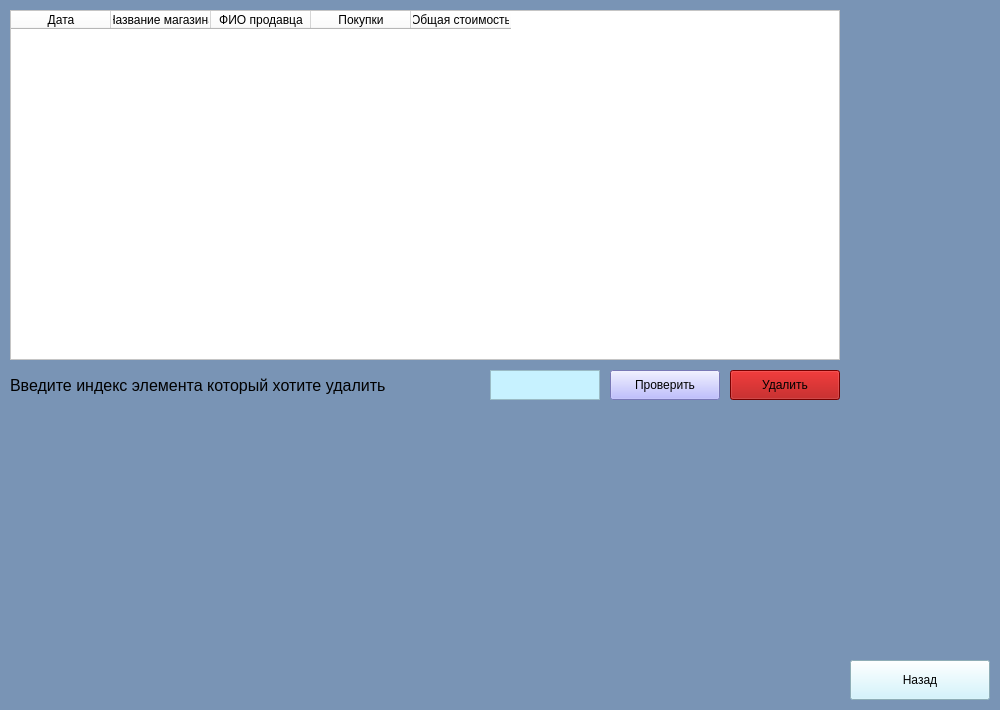
<?xml version="1.0" encoding="UTF-8"?>
<ui version="4.0">
 <class>Formfordel</class>
 <widget class="QWidget" name="Formfordel">
  <property name="geometry">
   <rect>
    <x>0</x>
    <y>0</y>
    <width>1000</width>
    <height>710</height>
   </rect>
  </property>
  <property name="windowTitle">
   <string>Form</string>
  </property>
  <property name="styleSheet">
   <string notr="true">background-color: rgb(121, 148, 181);</string>
  </property>
  <widget class="QPushButton" name="backtoprev">
   <property name="geometry">
    <rect>
     <x>850</x>
     <y>660</y>
     <width>140</width>
     <height>40</height>
    </rect>
   </property>
   <property name="styleSheet">
    <string notr="true">background-color: rgb(199, 242, 255);</string>
   </property>
   <property name="text">
    <string>Назад</string>
   </property>
  </widget>
  <widget class="QLabel" name="label">
   <property name="geometry">
    <rect>
     <x>10</x>
     <y>370</y>
     <width>470</width>
     <height>30</height>
    </rect>
   </property>
   <property name="sizePolicy">
    <sizepolicy hsizetype="Preferred" vsizetype="Preferred">
     <horstretch>0</horstretch>
     <verstretch>0</verstretch>
    </sizepolicy>
   </property>
   <property name="font">
    <font>
     <pointsize>12</pointsize>
    </font>
   </property>
   <property name="text">
    <string>Введите индекс элемента который хотите удалить</string>
   </property>
  </widget>
  <widget class="QTextEdit" name="idxInput">
   <property name="geometry">
    <rect>
     <x>490</x>
     <y>370</y>
     <width>110</width>
     <height>30</height>
    </rect>
   </property>
   <property name="styleSheet">
    <string notr="true">background-color: rgb(199, 242, 255);
</string>
   </property>
  </widget>
  <widget class="QPushButton" name="remButt">
   <property name="geometry">
    <rect>
     <x>730</x>
     <y>370</y>
     <width>110</width>
     <height>30</height>
    </rect>
   </property>
   <property name="styleSheet">
    <string notr="true">background-color: rgb(170, 0, 0);</string>
   </property>
   <property name="text">
    <string>Удалить</string>
   </property>
  </widget>
  <widget class="QPushButton" name="checkButt">
   <property name="geometry">
    <rect>
     <x>610</x>
     <y>370</y>
     <width>110</width>
     <height>30</height>
    </rect>
   </property>
   <property name="styleSheet">
    <string notr="true">background-color: rgb(170, 0, 0);
background-color: rgb(170, 170, 255);</string>
   </property>
   <property name="text">
    <string>Проверить</string>
   </property>
  </widget>
  <widget class="QTableWidget" name="tableWidget">
   <property name="geometry">
    <rect>
     <x>10</x>
     <y>10</y>
     <width>830</width>
     <height>350</height>
    </rect>
   </property>
   <property name="styleSheet">
    <string notr="true">background-color: rgb(255, 255, 255);</string>
   </property>
   <column>
    <property name="text">
     <string>Дата</string>
    </property>
   </column>
   <column>
    <property name="text">
     <string>Название магазина</string>
    </property>
   </column>
   <column>
    <property name="text">
     <string>ФИО продавца</string>
    </property>
   </column>
   <column>
    <property name="text">
     <string>Покупки</string>
    </property>
   </column>
   <column>
    <property name="text">
     <string>Общая стоимость</string>
    </property>
   </column>
  </widget>
 </widget>
 <resources/>
 <connections/>
</ui>
